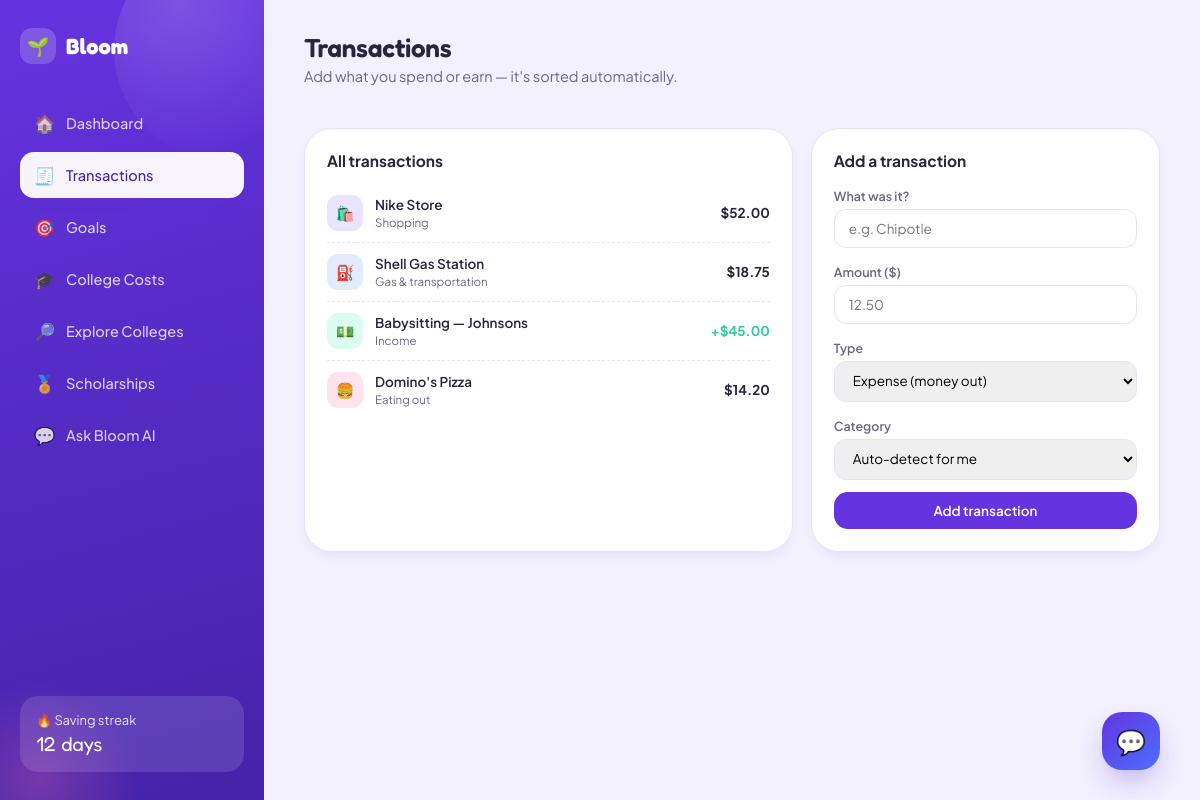
Page /transactions on the committed database.
### tables this page shows
CREATE TABLE transactions (
            id INTEGER PRIMARY KEY AUTOINCREMENT,
            name TEXT NOT NULL,
            amount REAL NOT NULL,
            type TEXT NOT NULL,           -- 'income' or 'expense'
            category TEXT NOT NULL,
            created_at TEXT DEFAULT CURRENT_TIMESTAMP
        );

### app.py (the view, shortened to what this page needs)
@app.route("/transactions", methods=["GET", "POST"])
def transactions():
    conn = get_db()
    txs = conn.execute("SELECT * FROM transactions ORDER BY id DESC").fetchall()
    conn.close()
    rows = []
    for t in txs:
        icon, color = CATEGORY_ICONS.get(t["category"], ("💳", "blue"))
        rows.append({
            "name": t["name"],
            "amount": t["amount"],
            "type": t["type"],
            "category_label": CATEGORY_LABELS.get(t["category"], t["category"].title()),
            "icon": icon,
            "color": color,
        })
    return render_template(
        "transactions.html", active="transactions", rows=rows,
        categories=CATEGORY_LABELS,
    )

### db.py (called while the page is built)
def get_db():
    conn = sqlite3.connect(DB_PATH)
    conn.row_factory = sqlite3.Row
    return conn

### templates/transactions.html (shortened to what this page needs)
{% extends "base.html" %}
{% block content %}
<div class="topbar">
  <div class="greeting">
    <h1>Transactions</h1>
    <p>Add what you spend or earn — it's sorted automatically.</p>
  </div>
</div>
<div class="content-grid">
  <div class="card">
    <div class="section-title">All transactions</div>
    {% if rows %}
      {% for t in rows %}
      <div class="tx-row">
        <div class="tx-icon" style="background: var(--{{ t.color }}-pale);">{{ t.icon }}</div>
        <div class="tx-info">
          <div class="tx-name">{{ t.name }}</div>
          <div class="tx-meta">{{ t.category_label }}</div>
        </div>
        <div class="tx-amount {{ 'positive' if t.type == 'income' else 'negative' }}">
          {{ '+' if t.type == 'income' else '' }}${{ "%.2f"|format(t.amount if t.amount > 0 else -t.amount) }}
        </div>
      </div>
      {% endfor %}
    {% else %}
      <p style="color: var(--ink-soft); font-size: 13px;">No transactions yet — add your first one!</p>
    {% endif %}
  </div>
  <div class="card">
    <div class="section-title">Add a transaction</div>
    <form method="POST" style="display: flex; flex-direction: column; gap: 12px;">
      <div>
        <label style="font-size: 12.5px; font-weight: 600; color: var(--ink-soft);">What was it?</label>
        <input type="text" name="name" placeholder="e.g. Chipotle" required
          style="width: 100%; margin-top: 4px; border: 1px solid var(--line); border-radius: 12px; padding: 10px 14px; font-family: inherit; font-size: 13.5px;">
      </div>
      <div>
        <label style="font-size: 12.5px; font-weight: 600; color: var(--ink-soft);">Amount ($)</label>
        <input type="number" step="0.01" min="0" name="amount" placeholder="12.50" required
          style="width: 100%; margin-top: 4px; border: 1px solid var(--line); border-radius: 12px; padding: 10px 14px; font-family: inherit; font-size: 13.5px;">
      </div>
      <div>
        <label style="font-size: 12.5px; font-weight: 600; color: var(--ink-soft);">Type</label>
        <select name="type" style="width: 100%; margin-top: 4px; border: 1px solid var(--line); border-radius: 12px; padding: 10px 14px; font-family: inherit; font-size: 13.5px;">
          <option value="expense">Expense (money out)</option>
        </select>
      </div>
      <div>
        <label style="font-size: 12.5px; font-weight: 600; color: var(--ink-soft);">Category</label>
        <select name="category" style="width: 100%; margin-top: 4px; border: 1px solid var(--line); border-radius: 12px; padding: 10px 14px; font-family: inherit; font-size: 13.5px;">
          <option value="">Auto-detect for me</option>
        </select>
      </div>
      <button type="submit" class="btn btn-primary" style="justify-content: center;">Add transaction</button>
    </form>
  </div>
</div>
{% endblock %}

### static/css/style.css (style rules this page uses)
:root { --bg: #F3F0FF; --bg-soft: #FAF8FF; --purple: #6533E0; --purple-dark: #4423A8; --purple-pale: #EAE4FF; --blue: #4C6FFF; --blue-pale: #E3EBFF; --pink: #FF6FA5; --pink-pale: #FFE3EE; --mint: #2FCB9E; --mint-pale: #DCFBF1; --amber: #FFB648; --ink: #2B2440; --ink-soft: #6E6488; --card: #FFFFFF; --line: #E9E3FA; --radius-lg: 28px; --radius-md: 18px; --radius-sm: 12px; --shadow: 0 12px 30px -12px rgba(91, 61, 224, 0.18); --shadow-sm: 0 6px 16px -8px rgba(91, 61, 224, 0.16); }
* { box-sizing: border-box; }
html, body { margin: 0; padding: 0; background: var(--bg); color: var(--ink); font-family: 'Plus Jakarta Sans', -apple-system, sans-serif; -webkit-font-smoothing: antialiased; }
h1, h2, h3, .display { font-family: 'Fredoka', 'Plus Jakarta Sans', sans-serif; font-weight: 600; letter-spacing: -0.01em; margin: 0; color: var(--ink); }
button { font-family: inherit; cursor: pointer; }
.topbar { display: flex; align-items: center; justify-content: space-between; margin-bottom: 28px; }
.greeting h1 { font-size: 26px; }
.greeting p { color: var(--ink-soft); margin-top: 4px; font-size: 14.5px; }
.card { background: var(--card); border-radius: var(--radius-lg); padding: 22px; box-shadow: var(--shadow-sm); border: 1px solid var(--line); }
.content-grid { display: grid; grid-template-columns: 1.4fr 1fr; gap: 18px; }
.section-title { font-size: 15.5px; font-weight: 700; margin-bottom: 14px; display: flex; align-items: center; justify-content: space-between; }
.tx-row { display: flex; align-items: center; gap: 12px; padding: 11px 0; border-bottom: 1px dashed var(--line); }
.tx-row:last-child { border-bottom: none; }
.tx-icon { width: 36px; height: 36px; border-radius: 11px; display: flex; align-items: center; justify-content: center; font-size: 15px; }
.tx-info { flex: 1; }
.tx-name { font-size: 13.5px; font-weight: 600; }
.tx-meta { font-size: 11.5px; color: var(--ink-soft); margin-top: 2px; }
.tx-amount { font-size: 13.5px; font-weight: 700; }
.tx-amount.negative { color: var(--ink); }
.tx-amount.positive { color: var(--mint); }
.btn { display: inline-flex; align-items: center; gap: 8px; padding: 10px 18px; border-radius: 14px; font-size: 13.5px; font-weight: 600; border: none; }
.btn-primary { background: var(--purple); color: #fff; }

### rows in the picture
transactions: icon "🛍️", name "Nike Store", category_label "Shopping", t.amountift.amount>0else-t.amount "52.00"
transactions: icon "⛽", name "Shell Gas Station", category_label "Gas & transportation", t.amountift.amount>0else-t.amount "18.75"
transactions: icon "💵", name "Babysitting — Johnsons", category_label "Income", type "+", t.amountift.amount>0else-t.amount "45.00"
transactions: icon "🍔", name "Domino's Pizza", category_label "Eating out", t.amountift.amount>0else-t.amount "14.20"
